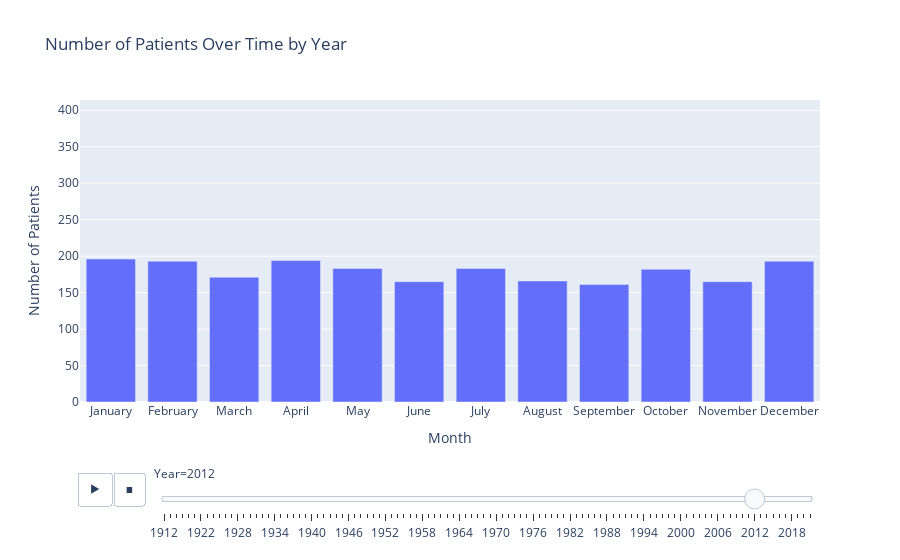

Notebook source saved alongside this figure:
### Code cell
# Combine year and month into a datetime column
df_encounters['date'] = pd.to_datetime(df_encounters[['Year', 'Month']].assign(day=1))  # Assume day=1

# Count unique patient IDs over time
patients_over_time = df_encounters.groupby(['Year', 'Month']).agg(num_patients=('PATIENT_ID', 'nunique')).reset_index()

# Create a slider
fig = px.bar(
    patients_over_time,
    x='Month',
    y='num_patients',
    animation_frame='Year',  # Enables the slider for years
    title='Number of Patients Over Time by Year',
    labels={'month': 'Month', 'num_patients': 'Number of Patients'},
    range_y=[0, patients_over_time['num_patients'].max() + 5]  # Adjust Y-axis range for clarity
)

# Customize layout
fig.update_layout(
    xaxis=dict(tickmode='array', tickvals=list(range(1, 13)), ticktext=['January', 'February', 'March', 'April', 'May', 'June', 'July', 'August', 'September', 'October', 'November', 'December']),
    transition={'duration': 500}  # Smooth transition between frames
)

fig.show()
fig.write_html("./output/data_visualization/slider_patients_visit_overtime.html")
## spike of patient visist seen in 2021 covid years

### Figure 1 — Plotly figure (JSON) as saved in the notebook; plotly's stock layout.template omitted (floating-point values rounded to 4 significant figures)
{"data": [{"alignmentgroup": "True", "hovertemplate": "Year=2012<br>Month=%{x}<br>Number of Patients=%{y}<extra></extra>", "legendgroup": "", "marker": {"color": "#636efa", "pattern": {"shape": ""}}, "name": "", "offsetgroup": "", "orientation": "v", "showlegend": false, "textposition": "auto", "type": "bar", "x": [1, 2, 3, 4, 5, 6, 7, 8, 9, 10, 11, 12], "xaxis": "x", "y": [196, 193, 171, 194, 183, 165, 183, 166, 161, 182, 165, 193], "yaxis": "y"}], "layout": {"autosize": true, "barmode": "relative", "legend": {"tracegroupgap": 0}, "sliders": [{"active": 96, "currentvalue": {"prefix": "Year="}, "len": 0.9, "pad": {"b": 10, "t": 60}, "steps": [{"args": [["1912"], {"frame": {"duration": 0, "redraw": true}, "fromcurrent": true, "mode": "immediate", "transition": {"duration": 0, "easing": "linear"}}], "label": "1912", "method": "animate"}, {"args": [["1914"], {"frame": {"duration": 0, "redraw": true}, "fromcurrent": true, "mode": "immediate", "transition": {"duration": 0, "easing": "linear"}}], "label": "1914", "method": "animate"}, {"args": [["1917"], {"frame": {"duration": 0, "redraw": true}, "fromcurrent": true, "mode": "immediate", "transition": {"duration": 0, "easing": "linear"}}], "label": "1917", "method": "animate"}, {"args": [["1918"], {"frame": {"duration": 0, "redraw": true}, "fromcurrent": true, "mode": "immediate", "transition": {"duration": 0, "easing": "linear"}}], "label": "1918", "method": "animate"}, {"args": [["1919"], {"frame": {"duration": 0, "redraw": true}, "fromcurrent": true, "mode": "immediate", "transition": {"duration": 0, "easing": "linear"}}], "label": "1919", "method": "animate"}, {"args": [["1921"], {"frame": {"duration": 0, "redraw": true}, "fromcurrent": true, "mode": "immediate", "transition": {"duration": 0, "easing": "linear"}}], "label": "1921", "method": "animate"}, {"args": [["1922"], {"frame": {"duration": 0, "redraw": true}, "fromcurrent": true, "mode": "immediate", "transition": {"duration": 0, "easing": "linear"}}], "label": "1922", "method": "animate"}, {"args": [["1923"], {"frame": {"duration": 0, "redraw": true}, "fromcurrent": true, "mode": "immediate", "transition": {"duration": 0, "easing": "linear"}}], "label": "1923", "method": "animate"}, {"args": [["1924"], {"frame": {"duration": 0, "redraw": true}, "fromcurrent": true, "mode": "immediate", "transition": {"duration": 0, "easing": "linear"}}], "label": "1924", "method": "animate"}, {"args": [["1925"], {"frame": {"duration": 0, "redraw": true}, "fromcurrent": true, "mode": "immediate", "transition": {"duration": 0, "easing": "linear"}}], "label": "1925", "method": "animate"}, {"args": [["1926"], {"frame": {"duration": 0, "redraw": true}, "fromcurrent": true, "mode": "immediate", "transition": {"duration": 0, "easing": "linear"}}], "label": "1926", "method": "animate"}, {"args": [["1927"], {"frame": {"duration": 0, "redraw": true}, "fromcurrent": true, "mode": "immediate", "transition": {"duration": 0, "easing": "linear"}}], "label": "1927", "method": "animate"}, {"args": [["1928"], {"frame": {"duration": 0, "redraw": true}, "fromcurrent": true, "mode": "immediate", "transition": {"duration": 0, "easing": "linear"}}], "label": "1928", "method": "animate"}, {"args": [["1929"], {"frame": {"duration": 0, "redraw": true}, "fromcurrent": true, "mode": "immediate", "transition": {"duration": 0, "easing": "linear"}}], "label": "1929", "method": "animate"}, {"args": [["1930"], {"frame": {"duration": 0, "redraw": true}, "fromcurrent": true, "mode": "immediate", "transition": {"duration": 0, "easing": "linear"}}], "label": "1930", "method": "animate"}, {"args": [["1931"], {"frame": {"duration": 0, "redraw": true}, "fromcurrent": true, "mode": "immediate", "transition": {"duration": 0, "easing": "linear"}}], "label": "1931", "method": "animate"}, {"args": [["1932"], {"frame": {"duration": 0, "redraw": true}, "fromcurrent": true, "mode": "immediate", "transition": {"duration": 0, "easing": "linear"}}], "label": "1932", "method": "animate"}, {"args": [["1933"], {"frame": {"duration": 0, "redraw": true}, "fromcurrent": true, "mode": "immediate", "transition": {"duration": 0, "easing": "linear"}}], "label": "1933", "method": "animate"}, {"args": [["1934"], {"frame": {"duration": 0, "redraw": true}, "fromcurrent": true, "mode": "immediate", "transition": {"duration": 0, "easing": "linear"}}], "label": "1934", "method": "animate"}, {"args": [["1935"], {"frame": {"duration": 0, "redraw": true}, "fromcurrent": true, "mode": "immediate", "transition": {"duration": 0, "easing": "linear"}}], "label": "1935", "method": "animate"}, {"args": [["1936"], {"frame": {"duration": 0, "redraw": true}, "fromcurrent": true, "mode": "immediate", "transition": {"duration": 0, "easing": "linear"}}], "label": "1936", "method": "animate"}, {"args": [["1937"], {"frame": {"duration": 0, "redraw": true}, "fromcurrent": true, "mode": "immediate", "transition": {"duration": 0, "easing": "linear"}}], "label": "1937", "method": "animate"}, {"args": [["1938"], {"frame": {"duration": 0, "redraw": true}, "fromcurrent": true, "mode": "immediate", "transition": {"duration": 0, "easing": "linear"}}], "label": "1938", "method": "animate"}, {"args": [["1939"], {"frame": {"duration": 0, "redraw": true}, "fromcurrent": true, "mode": "immediate", "transition": {"duration": 0, "easing": "linear"}}], "label": "1939", "method": "animate"}, {"args": [["1940"], {"frame": {"duration": 0, "redraw": true}, "fromcurrent": true, "mode": "immediate", "transition": {"duration": 0, "easing": "linear"}}], "label": "1940", "method": "animate"}, {"args": [["1941"], {"frame": {"duration": 0, "redraw": true}, "fromcurrent": true, "mode": "immediate", "transition": {"duration": 0, "easing": "linear"}}], "label": "1941", "method": "animate"}, {"args": [["1942"], {"frame": {"duration": 0, "redraw": true}, "fromcurrent": true, "mode": "immediate", "transition": {"duration": 0, "easing": "linear"}}], "label": "1942", "method": "animate"}, {"args": [["1943"], {"frame": {"duration": 0, "redraw": true}, "fromcurrent": true, "mode": "immediate", "transition": {"duration": 0, "easing": "linear"}}], "label": "1943", "method": "animate"}, {"args": [["1944"], {"frame": {"duration": 0, "redraw": true}, "fromcurrent": true, "mode": "immediate", "transition": {"duration": 0, "easing": "linear"}}], "label": "1944", "method": "animate"}, {"args": [["1945"], {"frame": {"duration": 0, "redraw": true}, "fromcurrent": true, "mode": "immediate", "transition": {"duration": 0, "easing": "linear"}}], "label": "1945", "method": "animate"}, {"args": [["1946"], {"frame": {"duration": 0, "redraw": true}, "fromcurrent": true, "mode": "immediate", "transition": {"duration": 0, "easing": "linear"}}], "label": "1946", "method": "animate"}, {"args": [["1947"], {"frame": {"duration": 0, "redraw": true}, "fromcurrent": true, "mode": "immediate", "transition": {"duration": 0, "easing": "linear"}}], "label": "1947", "method": "animate"}, {"args": [["1948"], {"frame": {"duration": 0, "redraw": true}, "fromcurrent": true, "mode": "immediate", "transition": {"duration": 0, "easing": "linear"}}], "label": "1948", "method": "animate"}, {"args": [["1949"], {"frame": {"duration": 0, "redraw": true}, "fromcurrent": true, "mode": "immediate", "transition": {"duration": 0, "easing": "linear"}}], "label": "1949", "method": "animate"}, {"args": [["1950"], {"frame": {"duration": 0, "redraw": true}, "fromcurrent": true, "mode": "immediate", "transition": {"duration": 0, "easing": "linear"}}], "label": "1950", "method": "animate"}, {"args": [["1951"], {"frame": {"duration": 0, "redraw": true}, "fromcurrent": true, "mode": "immediate", "transition": {"duration": 0, "easing": "linear"}}], "label": "1951", "method": "animate"}, {"args": [["1952"], {"frame": {"duration": 0, "redraw": true}, "fromcurrent": true, "mode": "immediate", "transition": {"duration": 0, "easing": "linear"}}], "label": "1952", "method": "animate"}, {"args": [["1953"], {"frame": {"duration": 0, "redraw": true}, "fromcurrent": true, "mode": "immediate", "transition": {"duration": 0, "easing": "linear"}}], "label": "1953", "method": "animate"}, {"args": [["1954"], {"frame": {"duration": 0, "redraw": true}, "fromcurrent": true, "mode": "immediate", "transition": {"duration": 0, "easing": "linear"}}], "label": "1954", "method": "animate"}, {"args": [["1955"], {"frame": {"duration": 0, "redraw": true}, "fromcurrent": true, "mode": "immediate", "transition": {"duration": 0, "easing": "linear"}}], "label": "1955", "method": "animate"}, {"args": [["1956"], {"frame": {"duration": 0, "redraw": true}, "fromcurrent": true, "mode": "immediate", "transition": {"duration": 0, "easing": "linear"}}], "label": "1956", "method": "animate"}, {"args": [["1957"], {"frame": {"duration": 0, "redraw": true}, "fromcurrent": true, "mode": "immediate", "transition": {"duration": 0, "easing": "linear"}}], "label": "1957", "method": "animate"}, {"args": [["1958"], {"frame": {"duration": 0, "redraw": true}, "fromcurrent": true, "mode": "immediate", "transition": {"duration": 0, "easing": "linear"}}], "label": "1958", "method": "animate"}, {"args": [["1959"], {"frame": {"duration": 0, "redraw": true}, "fromcurrent": true, "mode": "immediate", "transition": {"duration": 0, "easing": "linear"}}], "label": "1959", "method": "animate"}, {"args": [["1960"], {"frame": {"duration": 0, "redraw": true}, "fromcurrent": true, "mode": "immediate", "transition": {"duration": 0, "easing": "linear"}}], "label": "1960", "method": "animate"}, {"args": [["1961"], {"frame": {"duration": 0, "redraw": true}, "fromcurrent": true, "mode": "immediate", "transition": {"duration": 0, "easing": "linear"}}], "label": "1961", "method": "animate"}, {"args": [["1962"], {"frame": {"duration": 0, "redraw": true}, "fromcurrent": true, "mode": "immediate", "transition": {"duration": 0, "easing": "linear"}}], "label": "1962", "method": "animate"}, {"args": [["1963"], {"frame": {"duration": 0, "redraw": true}, "fromcurrent": true, "mode": "immediate", "transition": {"duration": 0, "easing": "linear"}}], "label": "1963", "method": "animate"}, {"args": [["1964"], {"frame": {"duration": 0, "redraw": true}, "fromcurrent": true, "mode": "immediate", "transition": {"duration": 0, "easing": "linear"}}], "label": "1964", "method": "animate"}, {"args": [["1965"], {"frame": {"duration": 0, "redraw": true}, "fromcurrent": true, "mode": "immediate", "transition": {"duration": 0, "easing": "linear"}}], "label": "1965", "method": "animate"}, {"args": [["1966"], {"frame": {"duration": 0, "redraw": true}, "fromcurrent": true, "mode": "immediate", "transition": {"duration": 0, "easing": "linear"}}], "label": "1966", "method": "animate"}, {"args": [["1967"], {"frame": {"duration": 0, "redraw": true}, "fromcurrent": true, "mode": "immediate", "transition": {"duration": 0, "easing": "linear"}}], "label": "1967", "method": "animate"}, {"args": [["1968"], {"frame": {"duration": 0, "redraw": true}, "fromcurrent": true, "mode": "immediate", "transition": {"duration": 0, "easing": "linear"}}], "label": "1968", "method": "animate"}, {"args": [["1969"], {"frame": {"duration": 0, "redraw": true}, "fromcurrent": true, "mode": "immediate", "transition": {"duration": 0, "easing": "linear"}}], "label": "1969", "method": "animate"}, {"args": [["1970"], {"frame": {"duration": 0, "redraw": true}, "fromcurrent": true, "mode": "immediate", "transition": {"duration": 0, "easing": "linear"}}], "label": "1970", "method": "animate"}, {"args": [["1971"], {"frame": {"duration": 0, "redraw": true}, "fromcurrent": true, "mode": "immediate", "transition": {"duration": 0, "easing": "linear"}}], "label": "1971", "method": "animate"}, {"args": [["1972"], {"frame": {"duration": 0, "redraw": true}, "fromcurrent": true, "mode": "immediate", "transition": {"duration": 0, "easing": "linear"}}], "label": "1972", "method": "animate"}, {"args": [["1973"], {"frame": {"duration": 0, "redraw": true}, "fromcurrent": true, "mode": "immediate", "transition": {"duration": 0, "easing": "linear"}}], "label": "1973", "method": "animate"}, {"args": [["1974"], {"frame": {"duration": 0, "redraw": true}, "fromcurrent": true, "mode": "immediate", "transition": {"duration": 0, "easing": "linear"}}], "label": "1974", "method": "animate"}, {"args": [["1975"], {"frame": {"duration": 0, "redraw": true}, "fromcurrent": true, "mode": "immediate", "transition": {"duration": 0, "easing": "linear"}}], "label": "1975", "method": "animate"}, {"args": [["1976"], {"frame": {"duration": 0, "redraw": true}, "fromcurrent": true, "mode": "immediate", "transition": {"duration": 0, "easing": "linear"}}], "label": "1976", "method": "animate"}, {"args": [["1977"], {"frame": {"duration": 0, "redraw": true}, "fromcurrent": true, "mode": "immediate", "transition": {"duration": 0, "easing": "linear"}}], "label": "1977", "method": "animate"}, {"args": [["1978"], {"frame": {"duration": 0, "redraw": true}, "fromcurrent": true, "mode": "immediate", "transition": {"duration": 0, "easing": "linear"}}], "label": "1978", "method": "animate"}, {"args": [["1979"], {"frame": {"duration": 0, "redraw": true}, "fromcurrent": true, "mode": "immediate", "transition": {"duration": 0, "easing": "linear"}}], "label": "1979", "method": "animate"}, {"args": [["1980"], {"frame": {"duration": 0, "redraw": true}, "fromcurrent": true, "mode": "immediate", "transition": {"duration": 0, "easing": "linear"}}], "label": "1980", "method": "animate"}, {"args": [["1981"], {"frame": {"duration": 0, "redraw": true}, "fromcurrent": true, "mode": "immediate", "transition": {"duration": 0, "easing": "linear"}}], "label": "1981", "method": "animate"}, {"args": [["1982"], {"frame": {"duration": 0, "redraw": true}, "fromcurrent": true, "mode": "immediate", "transition": {"duration": 0, "easing": "linear"}}], "label": "1982", "method": "animate"}, {"args": [["1983"], {"frame": {"duration": 0, "redraw": true}, "fromcurrent": true, "mode": "immediate", "transition": {"duration": 0, "easing": "linear"}}], "label": "1983", "method": "animate"}, {"args": [["1984"], {"frame": {"duration": 0, "redraw": true}, "fromcurrent": true, "mode": "immediate", "transition": {"duration": 0, "easing": "linear"}}], "label": "1984", "method": "animate"}, {"args": [["1985"], {"frame": {"duration": 0, "redraw": true}, "fromcurrent": true, "mode": "immediate", "transition": {"duration": 0, "easing": "linear"}}], "label": "1985", "method": "animate"}, {"args": [["1986"], {"frame": {"duration": 0, "redraw": true}, "fromcurrent": true, "mode": "immediate", "transition": {"duration": 0, "easing": "linear"}}], "label": "1986", "method": "animate"}, {"args": [["1987"], {"frame": {"duration": 0, "redraw": true}, "fromcurrent": true, "mode": "immediate", "transition": {"duration": 0, "easing": "linear"}}], "label": "1987", "method": "animate"}, {"args": [["1988"], {"frame": {"duration": 0, "redraw": true}, "fromcurrent": true, "mode": "immediate", "transition": {"duration": 0, "easing": "linear"}}], "label": "1988", "method": "animate"}, {"args": [["1989"], {"frame": {"duration": 0, "redraw": true}, "fromcurrent": true, "mode": "immediate", "transition": {"duration": 0, "easing": "linear"}}], "label": "1989", "method": "animate"}, {"args": [["1990"], {"frame": {"duration": 0, "redraw": true}, "fromcurrent": true, "mode": "immediate", "transition": {"duration": 0, "easing": "linear"}}], "label": "1990", "method": "animate"}, {"args": [["1991"], {"frame": {"duration": 0, "redraw": true}, "fromcurrent": true, "mode": "immediate", "transition": {"duration": 0, "easing": "linear"}}], "label": "1991", "method": "animate"}, {"args": [["1992"], {"frame": {"duration": 0, "redraw": true}, "fromcurrent": true, "mode": "immediate", "transition": {"duration": 0, "easing": "linear"}}], "label": "1992", "method": "animate"}, {"args": [["1993"], {"frame": {"duration": 0, "redraw": true}, "fromcurrent": true, "mode": "immediate", "transition": {"duration": 0, "easing": "linear"}}], "label": "1993", "method": "animate"}, {"args": [["1994"], {"frame": {"duration": 0, "redraw": true}, "fromcurrent": true, "mode": "immediate", "transition": {"duration": 0, "easing": "linear"}}], "label": "1994", "method": "animate"}, {"args": [["1995"], {"frame": {"duration": 0, "redraw": true}, "fromcurrent": true, "mode": "immediate", "transition": {"duration": 0, "easing": "linear"}}], "label": "1995", "method": "animate"}, {"args": [["1996"], {"frame": {"duration": 0, "redraw": true}, "fromcurrent": true, "mode": "immediate", "transition": {"duration": 0, "easing": "linear"}}], "label": "1996", "method": "animate"}, {"args": [["1997"], {"frame": {"duration": 0, "redraw": true}, "fromcurrent": true, "mode": "immediate", "transition": {"duration": 0, "easing": "linear"}}], "label": "1997", "method": "animate"}, {"args": [["1998"], {"frame": {"duration": 0, "redraw": true}, "fromcurrent": true, "mode": "immediate", "transition": {"duration": 0, "easing": "linear"}}], "label": "1998", "method": "animate"}, {"args": [["1999"], {"frame": {"duration": 0, "redraw": true}, "fromcurrent": true, "mode": "immediate", "transition": {"duration": 0, "easing": "linear"}}], "label": "1999", "method": "animate"}, {"args": [["2000"], {"frame": {"duration": 0, "redraw": true}, "fromcurrent": true, "mode": "immediate", "transition": {"duration": 0, "easing": "linear"}}], "label": "2000", "method": "animate"}, {"args": [["2001"], {"frame": {"duration": 0, "redraw": true}, "fromcurrent": true, "mode": "immediate", "transition": {"duration": 0, "easing": "linear"}}], "label": "2001", "method": "animate"}, {"args": [["2002"], {"frame": {"duration": 0, "redraw": true}, "fromcurrent": true, "mode": "immediate", "transition": {"duration": 0, "easing": "linear"}}], "label": "2002", "method": "animate"}, {"args": [["2003"], {"frame": {"duration": 0, "redraw": true}, "fromcurrent": true, "mode": "immediate", "transition": {"duration": 0, "easing": "linear"}}], "label": "2003", "method": "animate"}, {"args": [["2004"], {"frame": {"duration": 0, "redraw": true}, "fromcurrent": true, "mode": "immediate", "transition": {"duration": 0, "easing": "linear"}}], "label": "2004", "method": "animate"}, {"args": [["2005"], {"frame": {"duration": 0, "redraw": true}, "fromcurrent": true, "mode": "immediate", "transition": {"duration": 0, "easing": "linear"}}], "label": "2005", "method": "animate"}, {"args": [["2006"], {"frame": {"duration": 0, "redraw": true}, "fromcurrent": true, "mode": "immediate", "transition": {"duration": 0, "easing": "linear"}}], "label": "2006", "method": "animate"}, {"args": [["2007"], {"frame": {"duration": 0, "redraw": true}, "fromcurrent": true, "mode": "immediate", "transition": {"duration": 0, "easing": "linear"}}], "label": "2007", "method": "animate"}, {"args": [["2008"], {"frame": {"duration": 0, "redraw": true}, "fromcurrent": true, "mode": "immediate", "transition": {"duration": 0, "easing": "linear"}}], "label": "2008", "method": "animate"}, {"args": [["2009"], {"frame": {"duration": 0, "redraw": true}, "fromcurrent": true, "mode": "immediate", "transition": {"duration": 0, "easing": "linear"}}], "label": "2009", "method": "animate"}, {"args": [["2010"], {"frame": {"duration": 0, "redraw": true}, "fromcurrent": true, "mode": "immediate", "transition": {"duration": 0, "easing": "linear"}}], "label": "2010", "method": "animate"}, {"args": [["2011"], {"frame": {"duration": 0, "redraw": true}, "fromcurrent": true, "mode": "immediate", "transition": {"duration": 0, "easing": "linear"}}], "label": "2011", "method": "animate"}, {"args": [["2012"], {"frame": {"duration": 0, "redraw": true}, "fromcurrent": true, "mode": "immediate", "transition": {"duration": 0, "easing": "linear"}}], "label": "2012", "method": "animate"}, {"args": [["2013"], {"frame": {"duration": 0, "redraw": true}, "fromcurrent": true, "mode": "immediate", "transition": {"duration": 0, "easing": "linear"}}], "label": "2013", "method": "animate"}, {"args": [["2014"], {"frame": {"duration": 0, "redraw": true}, "fromcurrent": true, "mode": "immediate", "transition": {"duration": 0, "easing": "linear"}}], "label": "2014", "method": "animate"}, {"args": [["2015"], {"frame": {"duration": 0, "redraw": true}, "fromcurrent": true, "mode": "immediate", "transition": {"duration": 0, "easing": "linear"}}], "label": "2015", "method": "animate"}, {"args": [["2016"], {"frame": {"duration": 0, "redraw": true}, "fromcurrent": true, "mode": "immediate", "transition": {"duration": 0, "easing": "linear"}}], "label": "2016", "method": "animate"}, {"args": [["2017"], {"frame": {"duration": 0, "redraw": true}, "fromcurrent": true, "mode": "immediate", "transition": {"duration": 0, "easing": "linear"}}], "label": "2017", "method": "animate"}, {"args": [["2018"], {"frame": {"duration": 0, "redraw": true}, "fromcurrent": true, "mode": "immediate", "transition": {"duration": 0, "easing": "linear"}}], "label": "2018", "method": "animate"}, {"args": [["2019"], {"frame": {"duration": 0, "redraw": true}, "fromcurrent": true, "mode": "immediate", "transition": {"duration": 0, "easing": "linear"}}], "label": "2019", "method": "animate"}, {"args": [["2020"], {"frame": {"duration": 0, "redraw": true}, "fromcurrent": true, "mode": "immediate", "transition": {"duration": 0, "easing": "linear"}}], "label": "2020", "method": "animate"}, {"args": [["2021"], {"frame": {"duration": 0, "redraw": true}, "fromcurrent": true, "mode": "immediate", "transition": {"duration": 0, "easing": "linear"}}], "label": "2021", "method": "animate"}], "x": 0.1, "xanchor": "left", "y": 0, "yanchor": "top"}], "title": {"text": "Number of Patients Over Time by Year"}, "transition": {"duration": 500}, "updatemenus": [{"buttons": [{"args": [null, {"frame": {"duration": 500, "redraw": true}, "fromcurrent": true, "mode": "immediate", "transition": {"duration": 500, "easing": "linear"}}], "label": "&#9654;", "method": "animate"}, {"args": [[null], {"frame": {"duration": 0, "redraw": true}, "fromcurrent": true, "mode": "immediate", "transition": {"duration": 0, "easing": "linear"}}], "label": "&#9724;", "method": "animate"}], "direction": "left", "pad": {"r": 10, "t": 70}, "showactive": false, "type": "buttons", "x": 0.1, "xanchor": "right", "y": 0, "yanchor": "top"}], "xaxis": {"anchor": "y", "autorange": true, "domain": [0, 1], "range": [0.5, 12.5], "tickmode": "array", "ticktext": ["January", "February", "March", "April", "May", "June", "July", "August", "September", "October", "November", "December"], "tickvals": [1, 2, 3, 4, 5, 6, 7, 8, 9, 10, 11, 12], "title": {"text": "Month"}, "type": "linear"}, "yaxis": {"anchor": "x", "domain": [0, 1], "range": [0, 414], "title": {"text": "Number of Patients"}, "type": "linear"}}}
